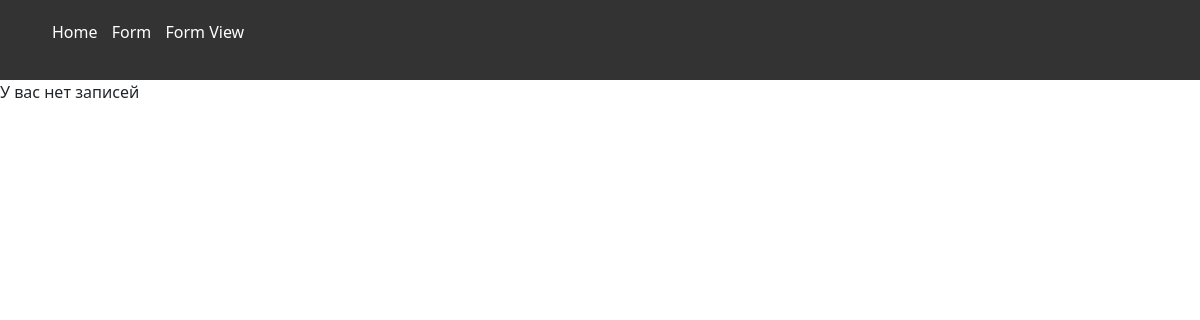
The page /form/view/ on the database as committed earlier.
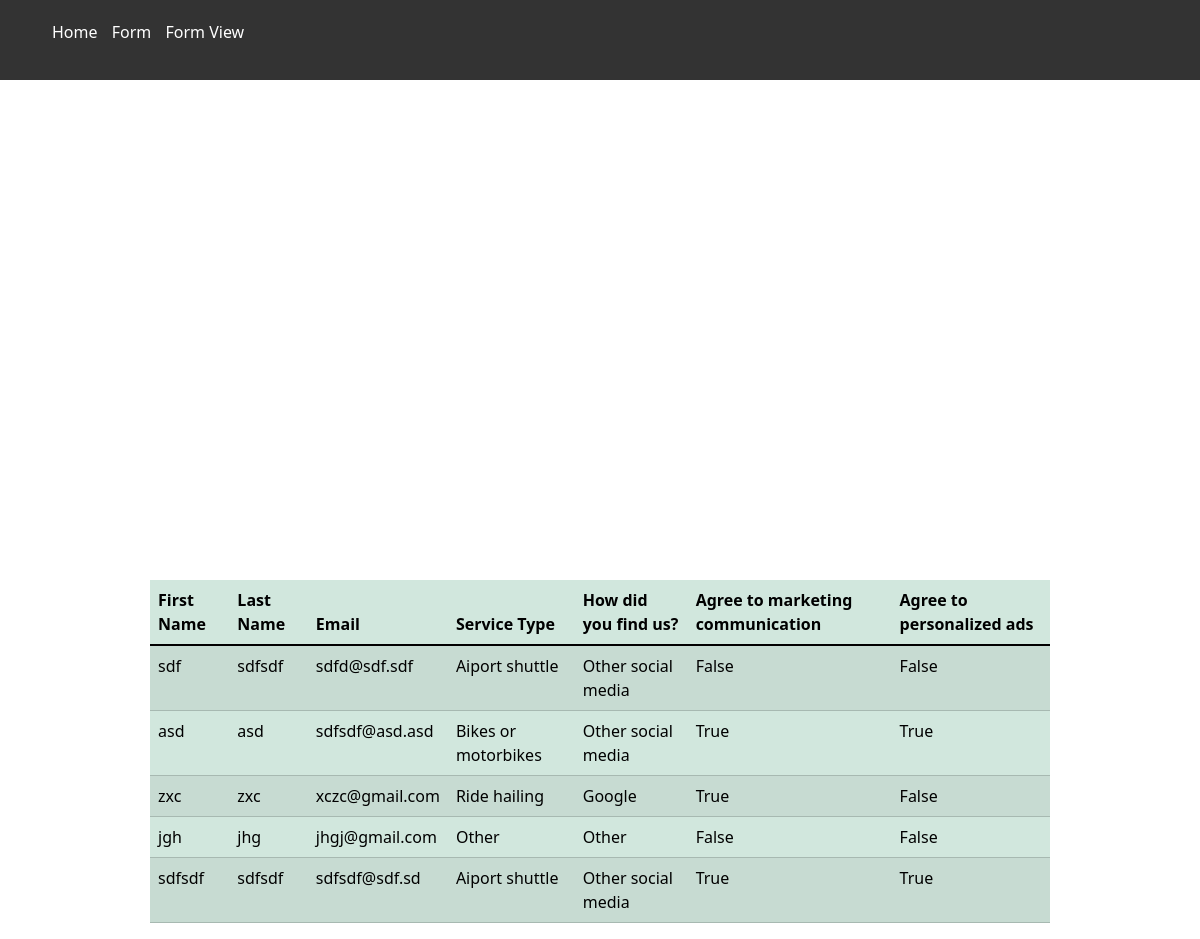
The same page on the database as committed later.
### form/models.py (models this page shows, shortened)
class FeedBack(models.Model):
    first_name = models.CharField("Имя пользователя", max_length=50)
    last_name = models.CharField("Фамилия пользователя", max_length=50)
    email = models.EmailField("Email")
    service_type = models.CharField(max_length=20, choices=SERVICE_CHOICES, default='Other')
    info = models.CharField(max_length=20, choices=FUND_US_CHOICES, default='Other')
    mark_communication = models.BooleanField(default=False)
    personalize_ads = models.BooleanField(default=False)
    class Meta:
        verbose_name = "Форма обратной связи"
        verbose_name_plural = "Формы обратной связи"

### form/views.py (the view)
# urls.py: path('view/', views.forms_view, name="form_view"),
def forms_view(request):
    form_list = FeedBack.objects.all()
    social_media_array = []
    social_media_array.append(['Task', 'Hours per Day'])
    for fund, fund_info in FUND_US_CHOICES:
        social_current_array = [fund, form_list.filter(info=fund).count()]
        social_media_array.append(social_current_array)
    service_type_array = []
    service_type_array.append(['Task', 'Hours per Day'])
    for fund, fund_info in SERVICE_CHOICES:
        service_current_array = [fund, form_list.filter(service_type=fund).count()]
        service_type_array.append(service_current_array)
    return render(request, 'form/form_view.html', {'forms': form_list, 'social_media_array': SafeString(social_media_array),'service_type_array': SafeString(service_type_array)})

### form/templates/form/form_view.html (shortened to what this page needs)
{% extends 'main/layout.html' %}
{% block content %}
    {% if forms %}
        <div class="d-flex justify-content-center">
            <div id="piechart_service_type" style="width: 900px; height: 500px;"></div>
            <div id="piechart_social_media" style="width: 900px; height: 500px;"></div>
        </div>
        <div class="d-flex justify-content-center">
            <table class="table table-success table-striped w-75 ">
                <thead>
                <tr>
                    <th scope="col">First Name</th>
                    <th scope="col">Last Name</th>
                    <th scope="col">Email</th>
                    <th scope="col">Service Type</th>
                    <th scope="col">How did you find us?</th>
                    <th scope="col">Agree to marketing communication</th>
                    <th scope="col">Agree to personalized ads</th>
                </tr>
                </thead>
                <tbody class="table-group-divider">
                {% for el in forms %}
                    <tr>
                        <td>{{ el.first_name }}</td>
                        <td>{{ el.last_name }}</td>
                        <td>{{ el.email }}</td>
                        <td>{{ el.service_type }}</td>
                        <td>{{ el.info }}</td>
                        <td>{{ el.mark_communication }}</td>
                        <td>{{ el.personalize_ads }}</td>
                    </tr>
                {% endfor %}
                </tbody>
            </table>
        </div>
    {% else %}
        <p>У вас нет записей </p>
    {% endif %}
{% endblock %}

### templates/main/layout.html (shortened to what this page needs)
{% load static %}
<!doctype html>
<html lang="en">
<head>
    <link rel="stylesheet" href="https://cdn.jsdelivr.net/npm/bootstrap@5.3.2/dist/css/bootstrap.min.css">
    <link rel="stylesheet" href="{% static 'main/css/main.css' %}">
</head>
<body >
    <header>
          <nav>
              <ul>
                  <li><a href="{% url 'home' %}">Home</a></li>
                  <li><a href="#feedback">Form</a></li>
                   <li><a href="{% url 'form_view' %}">Form View</a></li>
              </ul>
          </nav>
      </header>
    {% block content  %}
    {% endblock %}
</body>
</html>

### main/static/main/css/main.css (style rules this page uses)
body { width: 100vw; height: 100vh; }
header { background-color: #333; color: #fff; padding: 20px; }
nav ul { list-style-type: none; }
nav ul li { display: inline; margin-right: 10px; }
nav ul li a { color: #fff; text-decoration: none; }

Rows that differ between the two databases and show on the page:
added FeedBack: first_name "sdf", last_name "sdfsdf", email "sdfd@sdf.sdf", service_type "Aiport shuttle", info "Other social media", mark_communication "False", personalize_ads "False"
added FeedBack: first_name "asd", last_name "asd", email "sdfsdf@asd.asd", service_type "Bikes or motorbikes", info "Other social media", mark_communication "True", personalize_ads "True"
added FeedBack: first_name "zxc", last_name "zxc", email "xczc@gmail.com", service_type "Ride hailing", info "Google", mark_communication "True", personalize_ads "False"
added FeedBack: first_name "jgh", last_name "jhg", email "jhgj@gmail.com", service_type "Other", info "Other", mark_communication "False", personalize_ads "False"
added FeedBack: first_name "sdfsdf", last_name "sdfsdf", email "sdfsdf@sdf.sd", service_type "Aiport shuttle", info "Other social media", mark_communication "True", personalize_ads "True"
Other text that changed with them:
text no longer shown: "У вас нет записей"
text now shown: "First Name Last Name Email Service Type How did you find us? Agree to marketing communication Agree to personalized ads"
